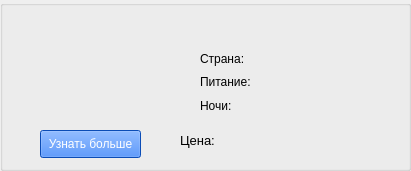
   <widget class="QGroupBox" name="groupBox_13">
    <property name="geometry">
     <rect>
      <x>0</x>
      <y>200</y>
      <width>411</width>
      <height>171</height>
     </rect>
    </property>
    <property name="title">
     <string/>
    </property>
    <widget class="QLabel" name="picture_15">
     <property name="geometry">
      <rect>
       <x>20</x>
       <y>20</y>
       <width>131</width>
       <height>101</height>
      </rect>
     </property>
     <property name="text">
      <string/>
     </property>
    </widget>
    <widget class="QLabel" name="name_15">
     <property name="geometry">
      <rect>
       <x>160</x>
       <y>10</y>
       <width>231</width>
       <height>31</height>
      </rect>
     </property>
     <property name="font">
      <font>
       <family>Segoe Print</family>
       <pointsize>14</pointsize>
       <underline>true</underline>
      </font>
     </property>
     <property name="text">
      <string/>
     </property>
    </widget>
    <widget class="QPushButton" name="pushButton_17">
     <property name="geometry">
      <rect>
       <x>40</x>
       <y>130</y>
       <width>101</width>
       <height>28</height>
      </rect>
     </property>
     <property name="styleSheet">
      <string notr="true">color: white;
background-color:rgb(15, 107, 255)</string>
     </property>
     <property name="text">
      <string>Узнать больше</string>
     </property>
    </widget>
    <widget class="QLabel" name="country_15">
     <property name="geometry">
      <rect>
       <x>270</x>
       <y>50</y>
       <width>121</width>
       <height>16</height>
      </rect>
     </property>
     <property name="text">
      <string/>
     </property>
    </widget>
    <widget class="QLabel" name="meals_15">
     <property name="geometry">
      <rect>
       <x>270</x>
       <y>70</y>
       <width>121</width>
       <height>20</height>
      </rect>
     </property>
     <property name="text">
      <string/>
     </property>
    </widget>
    <widget class="QLabel" name="label_63">
     <property name="geometry">
      <rect>
       <x>180</x>
       <y>120</y>
       <width>51</width>
       <height>41</height>
      </rect>
     </property>
     <property name="font">
      <font>
       <pointsize>10</pointsize>
      </font>
     </property>
     <property name="text">
      <string>Цена:</string>
     </property>
     <property name="textFormat">
      <enum>Qt::AutoText</enum>
     </property>
    </widget>
    <widget class="QLabel" name="nights_15">
     <property name="geometry">
      <rect>
       <x>270</x>
       <y>96</y>
       <width>121</width>
       <height>20</height>
      </rect>
     </property>
     <property name="text">
      <string/>
     </property>
    </widget>
    <widget class="QLabel" name="price_15">
     <property name="geometry">
      <rect>
       <x>260</x>
       <y>110</y>
       <width>111</width>
       <height>41</height>
      </rect>
     </property>
     <property name="font">
      <font>
       <family>Segoe Print</family>
       <pointsize>18</pointsize>
      </font>
     </property>
     <property name="text">
      <string/>
     </property>
    </widget>
    <widget class="QWidget" name="layoutWidget_13">
     <property name="geometry">
      <rect>
       <x>200</x>
       <y>50</y>
       <width>56</width>
       <height>64</height>
      </rect>
     </property>
     <layout class="QVBoxLayout" name="verticalLayout_15">
      <item>
       <widget class="QLabel" name="label_64">
        <property name="text">
         <string>Страна:</string>
        </property>
       </widget>
      </item>
      <item>
       <widget class="QLabel" name="label_65">
        <property name="text">
         <string>Питание:</string>
        </property>
       </widget>
      </item>
      <item>
       <widget class="QLabel" name="label_66">
        <property name="text">
         <string>Ночи:</string>
        </property>
       </widget>
      </item>
     </layout>
    </widget>
   </widget>
